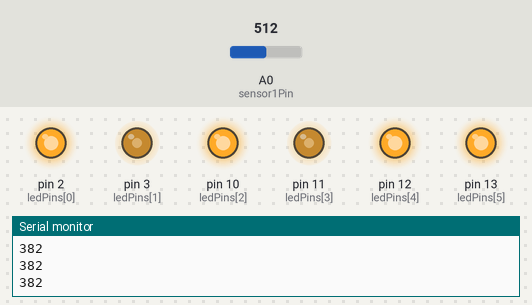
A sketch run on a simulated Arduino Uno, built with avr-gcc and run on an emulated ATmega328P. Parts: output pins drawn as LEDs (lit = HIGH), the last lines printed to the serial monitor. Inputs (shaded band) come from the test bench; at power-on: A0 (sensor1Pin) = 512.

Above: at 1.2 s.
1.3 s: A0 (sensor1Pin) set to 716
At 1.9 s:
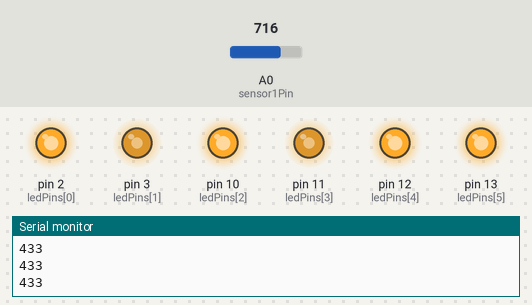
3.0 s: A0 (sensor1Pin) set to 900
At 4.3 s:
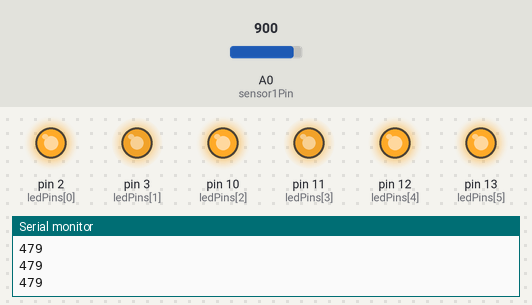
4.6 s: A0 (sensor1Pin) set to 306
At 5.5 s:
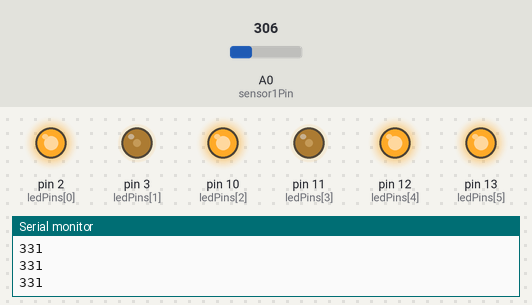
6.3 s: A0 (sensor1Pin) set to 122
At 7.6 s:
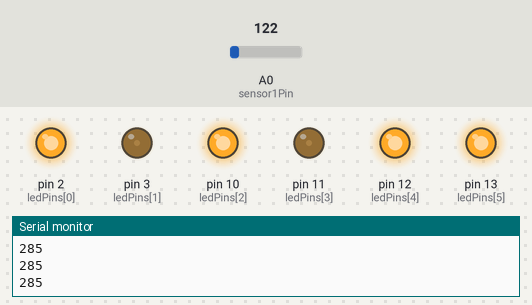
7.9 s: A0 (sensor1Pin) set to 0
At 9.1 s:
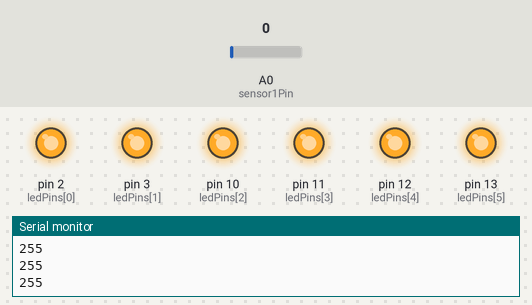
Timing chart, 0 to 10.5 s (numbered marks = the images above; inputs shaded):
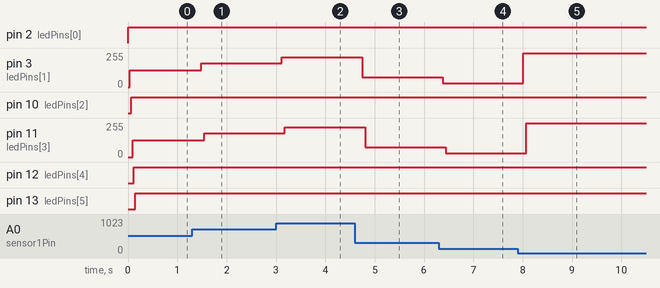

The sketch:

Proximity_fading.ino
```cpp
int ledPins[]= {2,3,10,11,12,13};
boolean ledStates[]= {true,true,true,true,true};
int a;

int ledTotal = sizeof(ledPins) / sizeof(int);

int sensor1Pin=A0;
int sensor1Val;


void setup() {
  for(int i=0;i<ledTotal;i++){
  pinMode(ledPins[i],OUTPUT);
  Serial.begin(9600);
  }
}

void loop() {

  int value= analogRead(sensor1Pin);
  int val=map(value,0,1023,0,255);
  int sensorValue=analogRead(A0);
  float voltage= sensorValue*(5/1023.0);

for(int i=0;i<ledTotal;i++)
  {
a=255+val;
analogWrite(ledPins[i],a);
Serial.println(a);
delay(30);
}


}
```

Measured:
- after the input at 1.3 s, pin 3 (ledPins[1]): 126/255 → 177/255 after 0.18 s; pin 11 (ledPins[3]): 126/255 → 177/255 after 0.24 s
- after the input at 3.0 s, pin 3 (ledPins[1]): 177/255 → 223/255 after 0.11 s; pin 11 (ledPins[3]): 177/255 → 223/255 after 0.17 s
- after the input at 4.6 s, pin 3 (ledPins[1]): 223/255 → 75/255 after 0.15 s; pin 11 (ledPins[3]): 223/255 → 75/255 after 0.21 s
- after the input at 6.3 s, pin 3 (ledPins[1]): 75/255 → 29/255 after 0.08 s; pin 11 (ledPins[3]): 75/255 → 29/255 after 0.14 s
- after the input at 7.9 s, pin 3 (ledPins[1]): 29/255 → 255/255 after 0.11 s; pin 11 (ledPins[3]): 29/255 → 255/255 after 0.17 s
